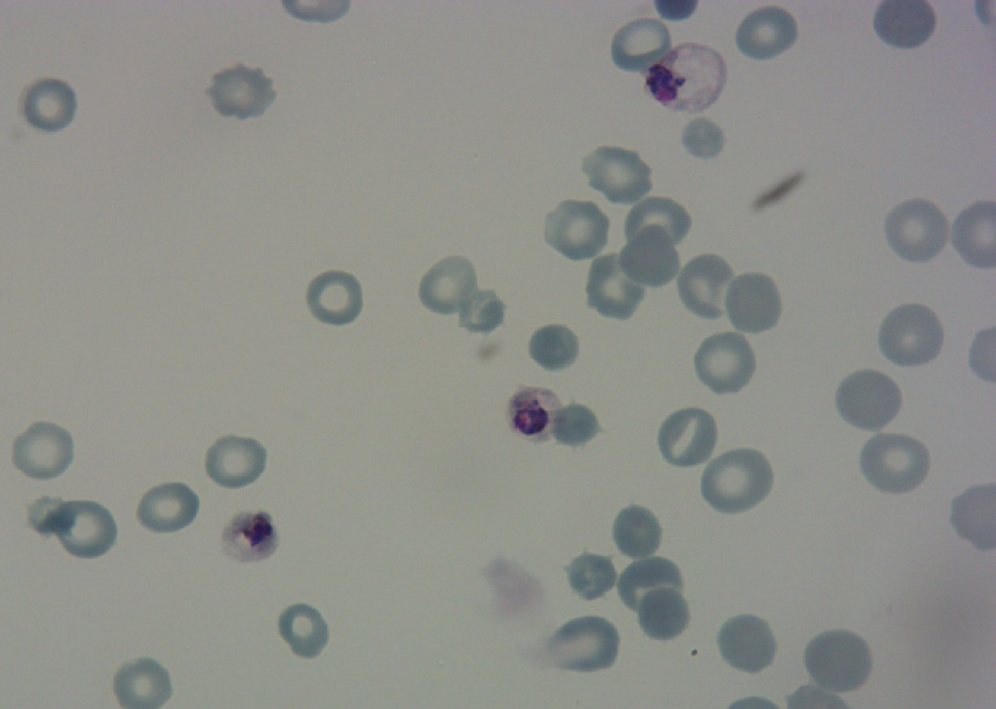
#> input picture trab4-filtro-canny/manual/1 - malaria-original.jpg, 996 x 709 px, shrunk from 1944 x 1383 before the run
$ python canny_and_blur.py
#> lines starting #> are read from the running program, lines starting #| are printed output that depends on the picture
import numpy as np
import cv2


#abre a imagem e converte para escala em cinza
def convolve(image, kernel):
    output = np.zeros(image.shape)
    image_row, image_col = image.shape
    #determina tamanho do filtro
    filter_row, filter_col = kernel.shape
    #variaveis para padding
    pad_height = int((filter_row - 1) / 2)
    pad_width = int((filter_col - 1) / 2)
    #coloca 0 nas extremidades da matriz
    padded_image = np.zeros((image_row + (2 * pad_height), image_col + (2 * pad_width)))
    padded_image[pad_height:padded_image.shape[0] - pad_height, pad_width:padded_image.shape[1] - pad_width] = image

    #convolucao
    for row in range(image_row):
        for col in range(image_col):
            output[row, col] = np.sum(kernel * padded_image[row:row + filter_row, col:col + filter_col])
    return output

def blur(image, filter_size = 9):

    #cria o filtro do blur
    kernel = np.ones((filter_size,filter_size),np.float32)/(filter_size* filter_size)

    return convolve(image, kernel)

#salva imagem apos aplicacao do filtro
def sobel_filters(img):
    Kx = np.array([[-1, 0, 1], [-2, 0, 2], [-1, 0, 1]], np.float32)
    Ky = np.array([[1, 2, 1], [0, 0, 0], [-1, -2, -1]], np.float32)

    Ix = convolve(img, Kx)
    Iy = convolve(img, Ky)

    G = np.hypot(Ix, Iy)
    G = G / G.max() * 255
    theta = np.arctan2(Iy, Ix)

    return (G, theta)

def non_max_suppression(img, D):
    M, N = img.shape
    Z = np.zeros((M,N), dtype=np.int32)
    angle = D * 180. / np.pi
    angle[angle < 0] += 180

    for i in range(1,M-1):
        for j in range(1,N-1):
            try:
                q = 255
                r = 255

               #angle 0
                if (0 <= angle[i,j] < 22.5) or (157.5 <= angle[i,j] <= 180):
                    q = img[i, j+1]
                    r = img[i, j-1]
                #angle 45
                elif (22.5 <= angle[i,j] < 67.5):
                    q = img[i+1, j-1]
                    r = img[i-1, j+1]
                #angle 90
                elif (67.5 <= angle[i,j] < 112.5):
                    q = img[i+1, j]
                    r = img[i-1, j]
                #angle 135
                elif (112.5 <= angle[i,j] < 157.5):
                    q = img[i-1, j-1]
                    r = img[i+1, j+1]

                if (img[i,j] >= q) and (img[i,j] >= r):
                    Z[i,j] = img[i,j]
                else:
                    Z[i,j] = 0

            except IndexError as e:
                pass

    return Z

def threshold(img, lowThresholdRatio=0.05, highThresholdRatio=0.09):

    highThreshold = img.max() * highThresholdRatio;
    lowThreshold = highThreshold * lowThresholdRatio;

    M, N = img.shape
    res = np.zeros((M,N), dtype=np.int32)

    weak = np.int32(25)
    strong = np.int32(255)

    strong_i, strong_j = np.where(img >= highThreshold)
    zeros_i, zeros_j = np.where(img < lowThreshold)

    weak_i, weak_j = np.where((img <= highThreshold) & (img >= lowThreshold))

    res[strong_i, strong_j] = strong
    res[weak_i, weak_j] = weak

    return (res, weak, strong)

def hysteresis(img, weak, strong=255):
    M, N = img.shape
    for i in range(1, M-1):
        for j in range(1, N-1):
            if (img[i,j] == weak):
                try:
                    if ((img[i+1, j-1] == strong) or (img[i+1, j] == strong) or (img[i+1, j+1] == strong)
                        or (img[i, j-1] == strong) or (img[i, j+1] == strong)
                        or (img[i-1, j-1] == strong) or (img[i-1, j] == strong) or (img[i-1, j+1] == strong)):
                        img[i, j] = strong
                    else:
                        img[i, j] = 0
                except Execption as e:
                    print(e)
    return img


image = cv2.imread('1 - malaria-original.jpg')
#> image is the input picture: shape (709, 996, 3); mean B, G, R 138.1, 142.8, 141.2
image = cv2.cvtColor(image, cv2.COLOR_BGR2GRAY)
#> image: shape (709, 996)
image = blur(image)
cv2.imwrite('output_blured_9x9.jpg', image)
gradientMat, thetaMat =  sobel_filters(image)
#> after the loop in convolve (call 3), `for row in range(image_row):`:
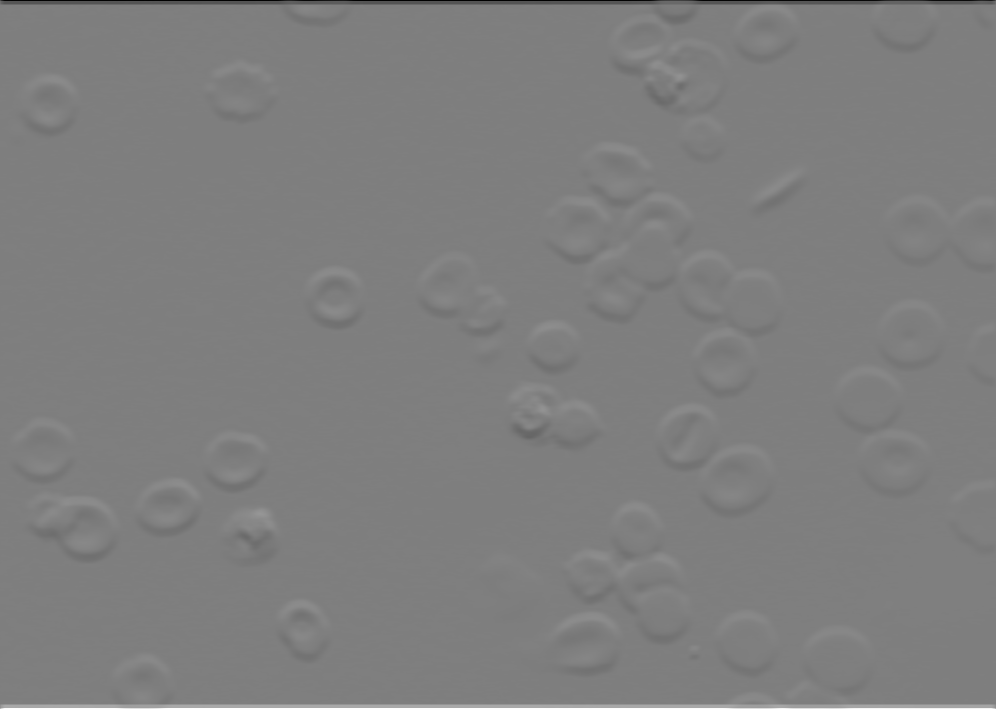
#> output: shape (709, 996) float64; min -394.1, max 397.7, mean 0; drawn with min black and max white
#> in sobel_filters, `theta = np.arctan2(Iy, Ix)`:
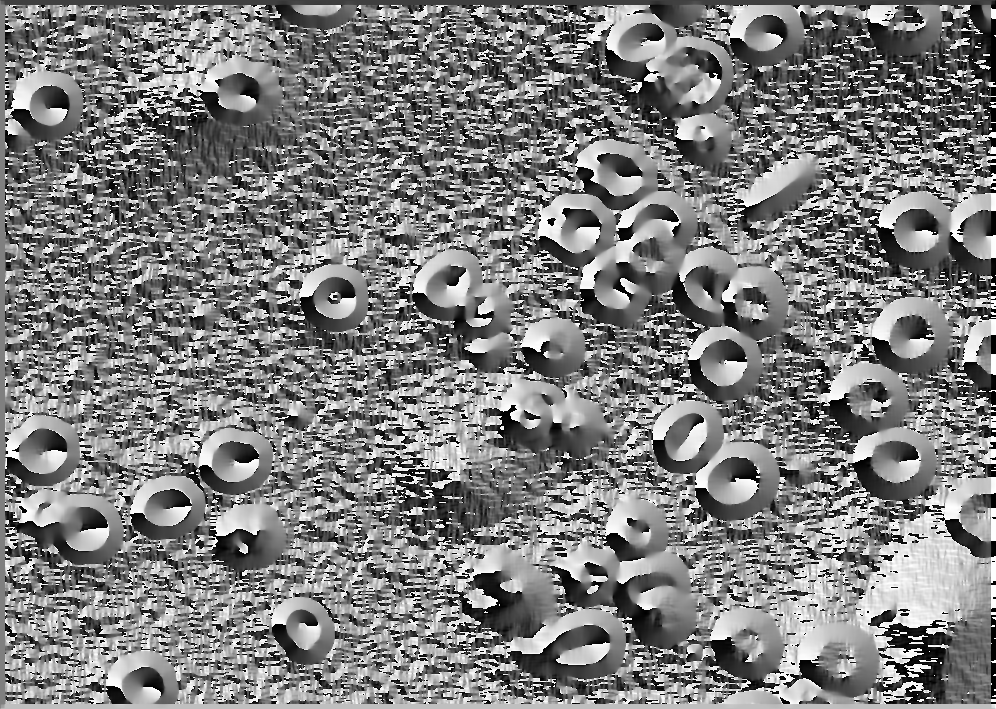
#> theta: shape (709, 996) float64; min -3.14, max 3.14, mean -0.0282; drawn with min black and max white
cv2.imwrite('output_sobel.jpg', gradientMat)
nonMaxImg = non_max_suppression(gradientMat, thetaMat)
#> in non_max_suppression, `angle[angle < 0] += 180`:
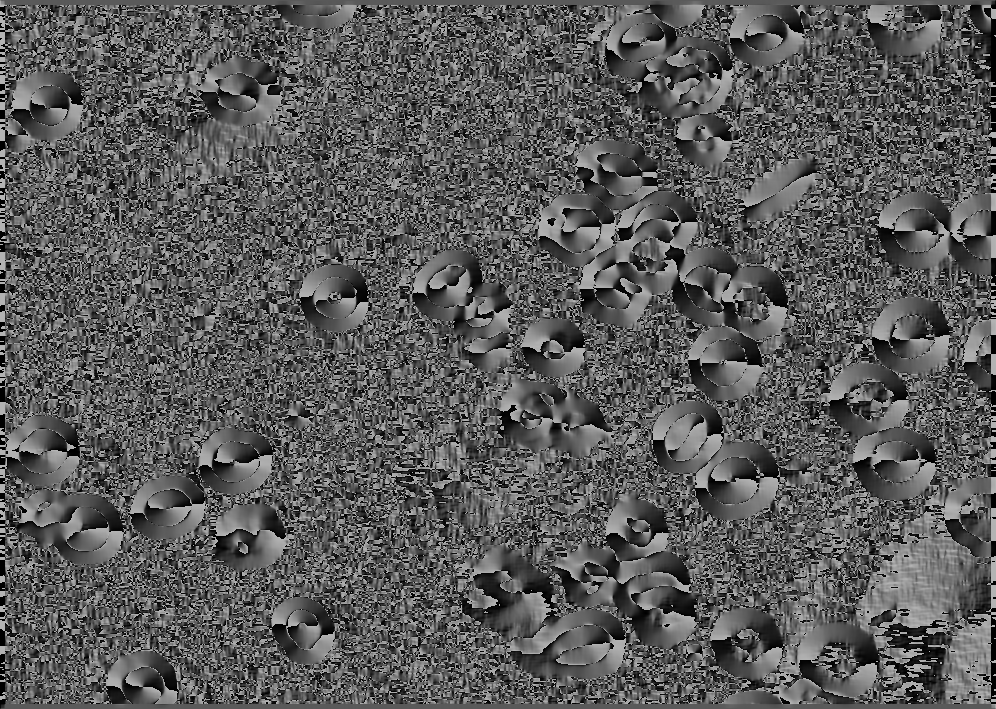
#> angle: shape (709, 996) float64; min 0, max 180, mean 90.2
#> after the loop in non_max_suppression, `for i in range(1,M-1):`:
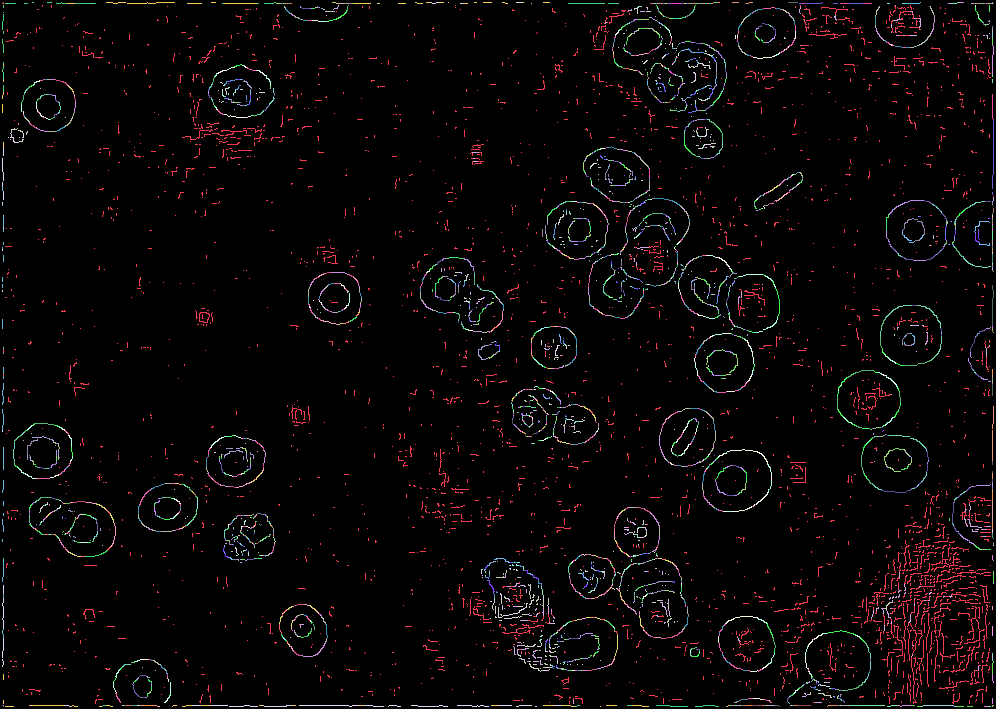
#> Z: shape (709, 996) int32; 92 distinct labels, from 0 to 103; one colour per label, 0 black
cv2.imwrite('output_nonMaxImg.jpg', nonMaxImg)
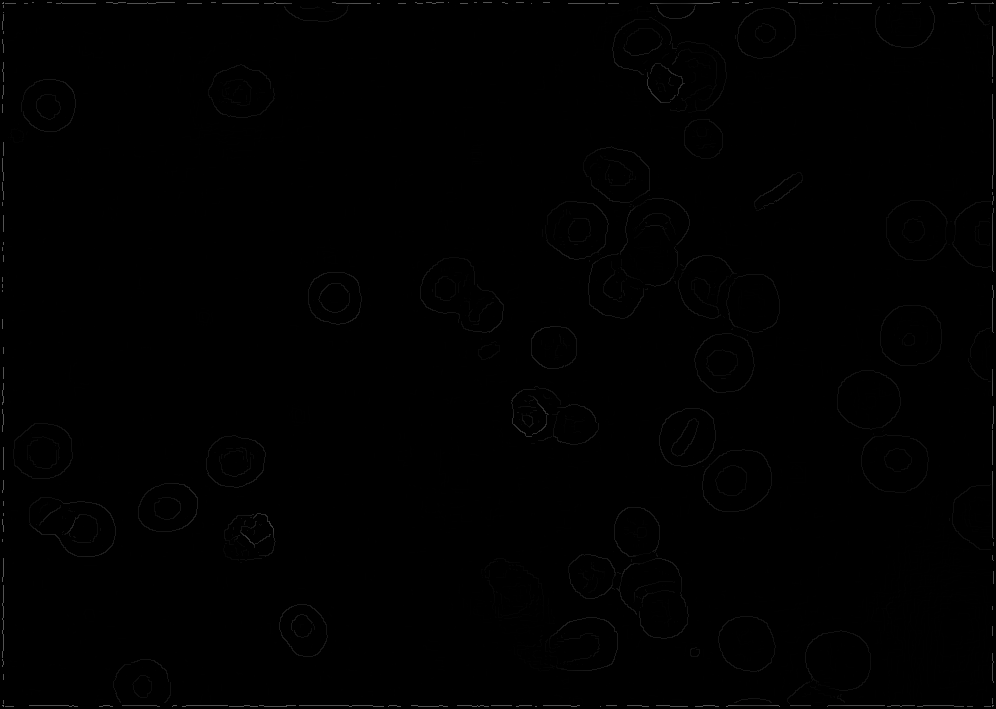
#> saved as output_nonMaxImg.jpg: shape (709, 996); min 0, max 103, mean 0.6
thresholdImg = threshold(nonMaxImg)
#> in threshold, `highThreshold = img.max() * highThresholdRatio;`: highThreshold = 9.27
#> in threshold, `lowThreshold = highThreshold * lowThresholdRatio;`: lowThreshold = 0.464
#> in threshold, `strong_i, strong_j = np.where(img >= highThreshold)`: strong_i = 13588 values from 2 to 706; strong_j = 13588 values, max 993 at index 602, min 2 at index 140, mean 551.5
#> in threshold, `weak_i, weak_j = np.where((img <= highThreshold) & (img >= lowThreshol..`: weak_i = 15636 values from 5 to 703; weak_j = 15636 values, max 990 at index 1772, min 5 at index 4804, mean 641.9
cv2.imwrite('output_thresholdImg.jpg', thresholdImg[0])
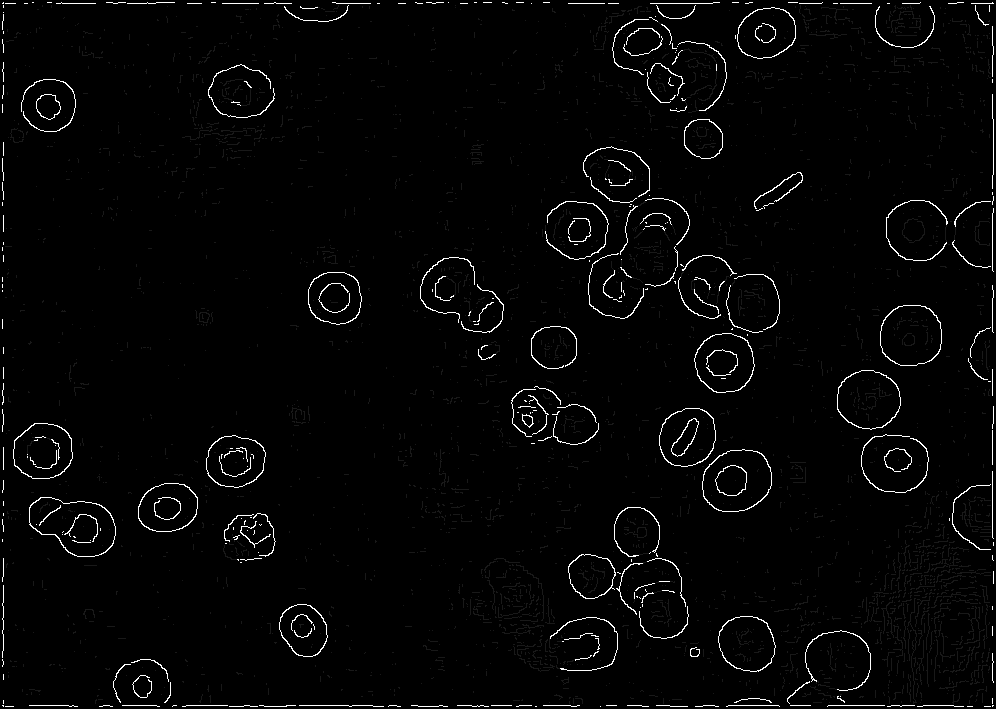
#> saved as output_thresholdImg.jpg: shape (709, 996); min 0, max 255, mean 5.5
img_final = hysteresis(thresholdImg[0], thresholdImg[1], thresholdImg[2])
#> after the loop in hysteresis, `for i in range(1, M-1):`: img: shape (709, 996) int32; 2% white in thin lines or dots

cv2.imwrite('output9x9.jpg', img_final)
